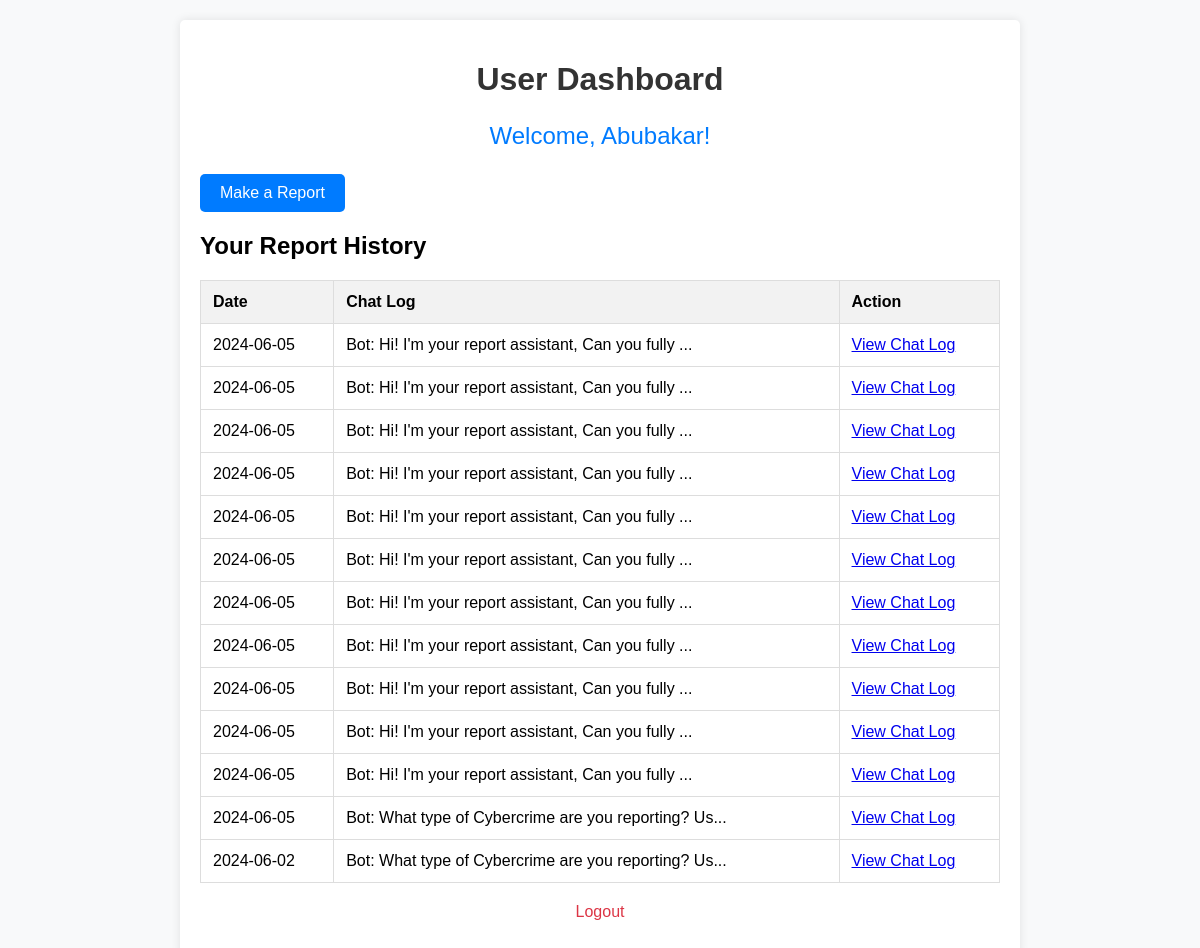
/user_dashboard (signed in), run on an earlier commit of the app's database.
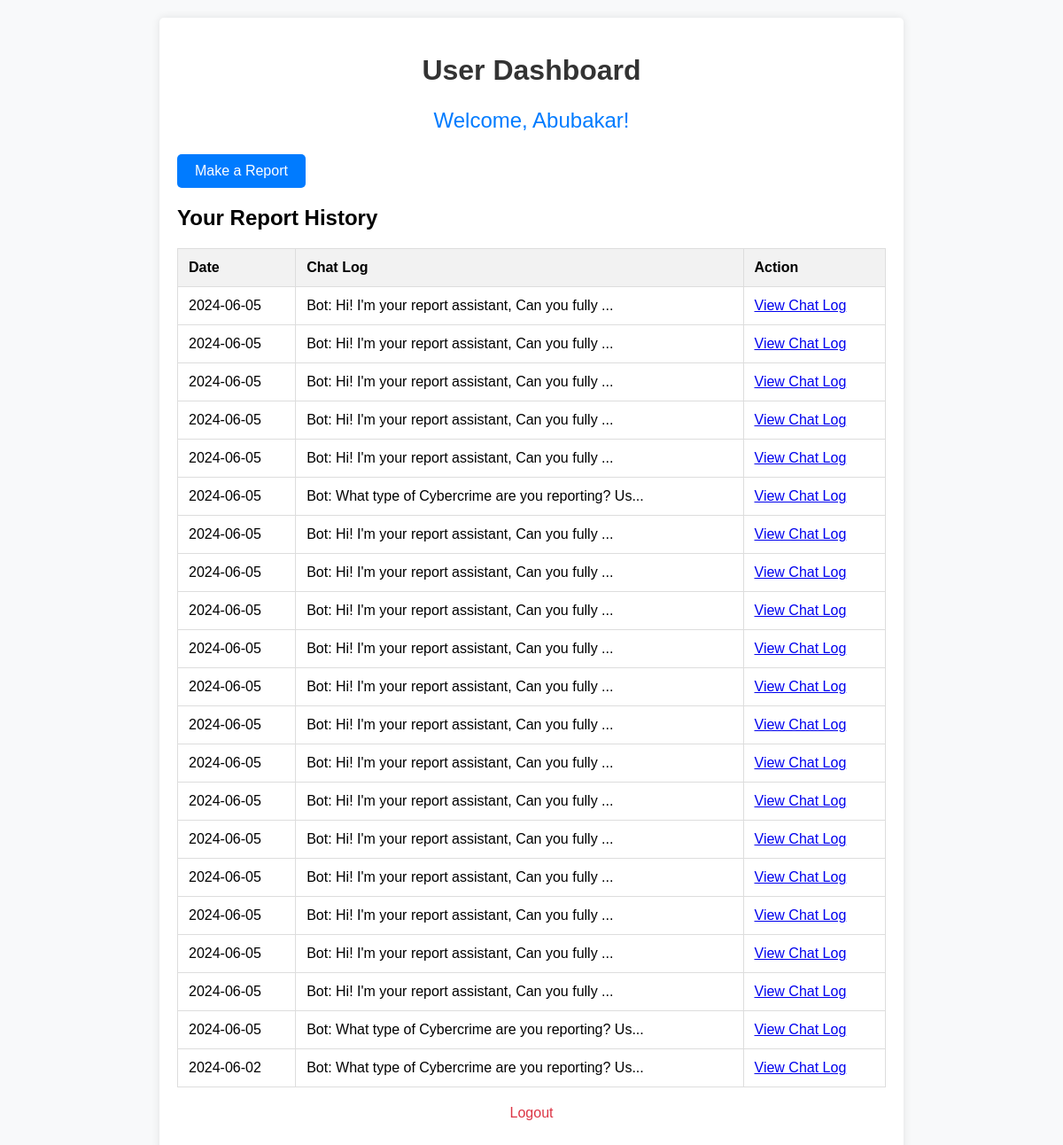
And on a later commit of the database.
### app.py (models this page shows)
class User(UserMixin, db.Model):
    id = db.Column(db.Integer, primary_key=True)
    fullname = db.Column(db.String(100), nullable=False)
    email = db.Column(db.String(100), unique=True, nullable=False)
    password = db.Column(db.String(100), nullable=False)
    is_admin = db.Column(db.Boolean, default=False)
    reports = db.relationship('Report', backref='user', lazy=True)

class Report(db.Model):
    id = db.Column(db.Integer, primary_key=True)
    user_id = db.Column(db.Integer, db.ForeignKey('user.id'), nullable=False)
    chat_log = db.Column(db.Text, nullable=False)
    date = db.Column(db.DateTime, nullable=False, default=datetime.utcnow)
    evidence_file = db.Column(db.String(200), nullable=True)

### app.py (the view)
@app.route('/user_dashboard')
def user_dashboard():
    if 'user_id' not in session:
        return redirect(url_for('login'))
    user_id = session['user_id']
    current_user = User.query.get(user_id)
    reports = Report.query.filter_by(user_id=user_id).order_by(Report.date.desc()).all()
    return render_template('user_dashboard.html', user=current_user, reports=reports)

### templates/user_dashboard.html (shortened to what this page needs)
<!DOCTYPE html>
<html lang="en">
<head>
</head>
<body>
    <div class="container">
        <h1>User Dashboard</h1>
        <div class="welcome">
            <p>Welcome, {{ user.fullname }}!</p>
        </div>
        <div class="report-button">
            <a href="{{ url_for('report') }}" class="btn">Make a Report</a>
        </div>
        <div class="report-history">
            <h2>Your Report History</h2>
            <table>
                <thead>
                    <tr>
                        <th>Date</th>
                        <th>Chat Log</th>
                        <th>Action</th>
                    </tr>
                </thead>
                <tbody>
                    {% for report in reports %}
                    <tr>
                        <td>{{ report.date.strftime('%Y-%m-%d') }}</td>
                        <td>{{ report.chat_log[:50] }}...</td>
                        <td><a href="{{ url_for('user_view_chat_log', report_id=report.id) }}">View Chat Log</a></td>
                    </tr>
                    {% endfor %}
                </tbody>
            </table>
        </div>
        <div class="logout">
            <p><a href="{{ url_for('logout') }}">Logout</a></p>
        </div>
    </div>
</body>
</html>

### templates/user_dashboard.html (style rules this page uses)
body { font-family: Arial, sans-serif; background-color: #f8f9fa; margin: 0; padding: 0; }
.container { max-width: 800px; margin: 20px auto; padding: 20px; background-color: #fff; border-radius: 5px; box-shadow: 0 0 10px rgba(0, 0, 0, 0.1); }
h1 { text-align: center; color: #333; }
.welcome { text-align: center; margin-top: 20px; font-size: 24px; color: #007bff; }
.btn { display: inline-block; padding: 10px 20px; background-color: #007bff; color: #fff; text-decoration: none; border-radius: 5px; transition: background-color 0.3s ease; }
.logout { text-align: center; margin-top: 20px; }
.logout a { text-decoration: none; color: #dc3545; }
table { width: 100%; border-collapse: collapse; margin-top: 20px; }
table, th, td { border: 1px solid #ddd; }
th, td { padding: 12px; text-align: left; }
th { background-color: #f2f2f2; }

What changed in the data, as far as the page shows it:
added Report: date "2024-06-05", chat_log "Bot: Hi! I'm your report assistant, Can you fully"
added Report: date "2024-06-05", chat_log "Bot: Hi! I'm your report assistant, Can you fully"
added Report: date "2024-06-05", chat_log "Bot: Hi! I'm your report assistant, Can you fully"
added Report: date "2024-06-05", chat_log "Bot: Hi! I'm your report assistant, Can you fully"
added Report: date "2024-06-05", chat_log "Bot: Hi! I'm your report assistant, Can you fully"
added Report: date "2024-06-05", chat_log "Bot: What type of Cybercrime are you reporting? Us"
added Report: date "2024-06-05", chat_log "Bot: Hi! I'm your report assistant, Can you fully"
added Report: date "2024-06-05", chat_log "Bot: Hi! I'm your report assistant, Can you fully"
